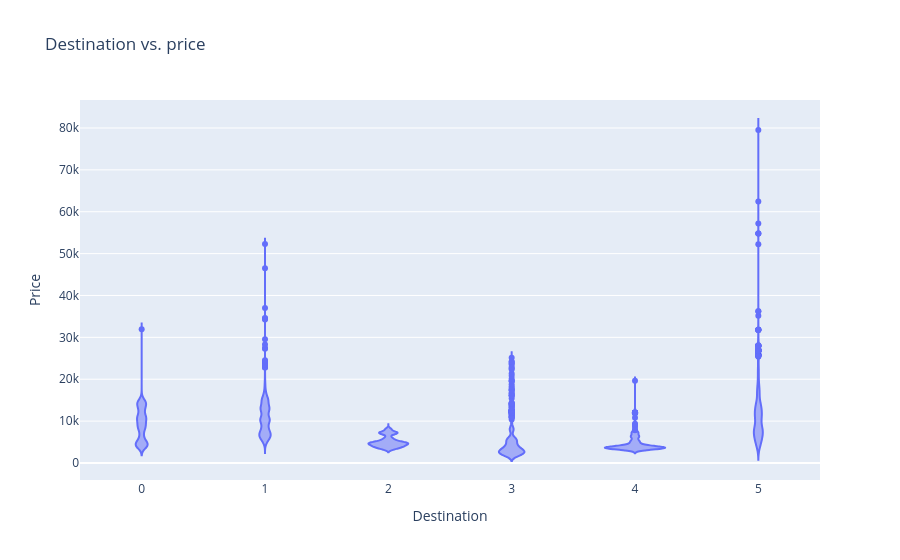

Source (notebook cell):
### Code cell
px.violin(final_df,x="Destination",y="Price",title='Destination vs. price')

### Figure 1 — Plotly figure (JSON) as saved in the notebook; plotly's stock layout.template omitted (floating-point values rounded to 4 significant figures; data arrays with more than 128 entries replaced by an {"elided": "..."} marker saying what was removed)
{"data": [{"alignmentgroup": "True", "box": {"visible": false}, "hovertemplate": "Destination=%{x}<br>Price=%{y}<extra></extra>", "legendgroup": "", "marker": {"color": "#636efa"}, "name": "", "offsetgroup": "", "orientation": "v", "scalegroup": "True", "showlegend": false, "type": "violin", "x": {"elided": "13352 int values"}, "x0": " ", "xaxis": "x", "y": {"elided": "13352 int values"}, "y0": " ", "yaxis": "y"}], "layout": {"autosize": true, "legend": {"tracegroupgap": 0}, "title": {"text": "Destination vs. price"}, "violinmode": "group", "xaxis": {"anchor": "y", "autorange": true, "domain": [0, 1], "range": [-0.5, 5.5], "title": {"text": "Destination"}, "type": "linear"}, "yaxis": {"anchor": "x", "autorange": true, "domain": [0, 1], "range": [-4063.0, 86680.0], "title": {"text": "Price"}, "type": "linear"}}}
